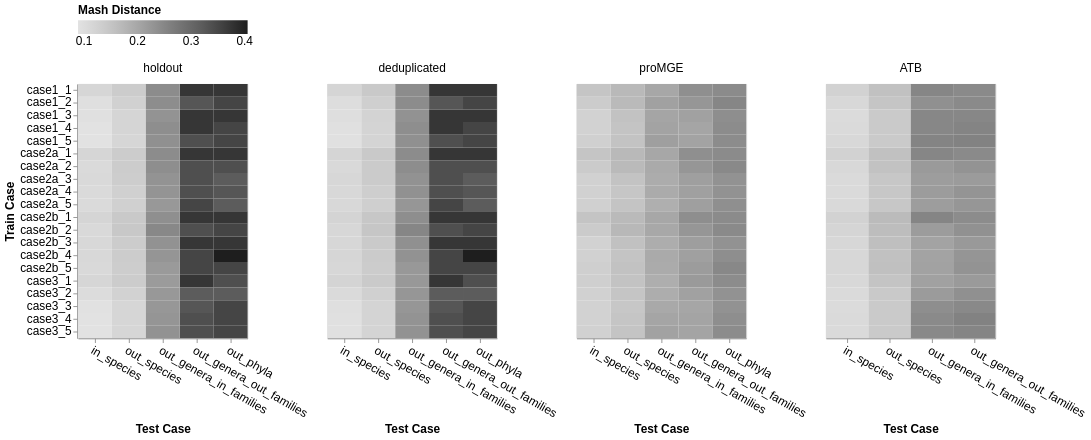

Notebook code for this chart:
### Code cell
# 1. Create the base heatmap
mash_distance_heatmap = alt.Chart(mash_distance_df).mark_rect().encode(
    x=alt.X('test_case:N', title="Test Case", axis=alt.Axis(labelAngle=30),
            sort=['in_species', 'out_species', 'out_genera_in_families', 'out_genera_out_families', 'out_phyla']),
    y=alt.Y('train_case:N', title="Train Case"),
    color=alt.Color('Mash_Distance:Q', 
                    scale=alt.Scale(scheme='greys'),
                    title="Mash Distance"),
    tooltip=['train_case', 'test_case', 'Mash_Distance']
).properties(
    width=200, # Width of each individual group
    height=300
)

# 2. Group by a specific column (e.g., 'Organism_Type' or 'Dataset_Origin')
mash_distance_grouped_chart = mash_distance_heatmap.facet(
    column=alt.Column('test_group:N', title=None, sort=['holdout','deduplicated','proMGE','ATB'])
).resolve_scale(
    x='independent' # Allows different file names on X-axes for each group
)

fontsize = 14
mash_distance_grouped_chart.configure_legend(
        orient="top",
        titleFontSize=fontsize,    
        labelFontSize=fontsize,
    ).configure_axis(
        labelFontSize=fontsize,
        titleFontSize=fontsize,
    ).configure_header(
        labelFontSize=fontsize
    )#.save('./figures/mash_distance_train_test_heatmap.pdf')

### Figure 1 — Vega-Lite specification as saved in the notebook (floating-point values rounded to 4 significant figures; data arrays with more than 128 entries replaced by an {"elided": "..."} marker saying what was removed)
{"config": {"view": {"continuousWidth": 300, "continuousHeight": 300}, "axis": {"labelFontSize": 14, "titleFontSize": 14}, "header": {"labelFontSize": 14}, "legend": {"labelFontSize": 14, "orient": "top", "titleFontSize": 14}}, "data": {"name": "data-d2ac2741033633caeafb6db1aa18ea33"}, "facet": {"column": {"field": "test_group", "sort": ["holdout", "deduplicated", "proMGE", "ATB"], "title": null, "type": "nominal"}}, "spec": {"mark": {"type": "rect"}, "encoding": {"color": {"field": "Mash_Distance", "scale": {"scheme": "greys"}, "title": "Mash Distance", "type": "quantitative"}, "tooltip": [{"field": "train_case", "type": "nominal"}, {"field": "test_case", "type": "nominal"}, {"field": "Mash_Distance", "type": "quantitative"}], "x": {"axis": {"labelAngle": 30}, "field": "test_case", "sort": ["in_species", "out_species", "out_genera_in_families", "out_genera_out_families", "out_phyla"], "title": "Test Case", "type": "nominal"}, "y": {"field": "train_case", "title": "Train Case", "type": "nominal"}}, "height": 300, "width": 200}, "resolve": {"scale": {"x": "independent"}}, "$schema": "https://vega.github.io/schema/vega-lite/v5.20.1.json", "datasets": {"data-d2ac2741033633caeafb6db1aa18ea33": {"elided": "380 records"}}}
